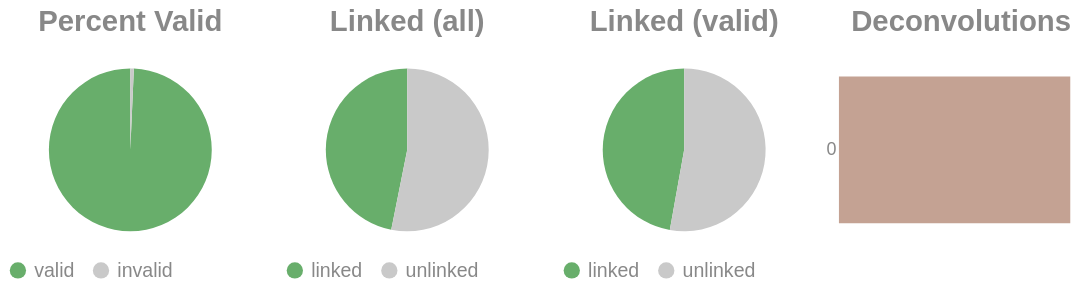

Notebook code for this chart:
### Code cell
if SKIPLR:
    pass
else:
    clash = Counter()
    for i in valids['molecule'].to_list():
        _mol = i.split("-")
        if len(_mol) == 1:
            clash.update('0')
        else:
            clash.update(_mol[-1])

    _d = {"deconvolutions": [], 'count': []}
    for k,v in clash.items():
        _d['deconvolutions'].append(k)
        _d['count'].append(v)

    tot_valid = valids['reads'].sum()
    mask = valids['reads'] >= 2
    n_linked_reads = valids.filter(mask)['reads'].sum()
    if n_linked_reads == 0:
        print_html("No linked molecules (>=2 reads) were detected; skipping linked-only distributions.")
        SKIPLR = True
    else:
        perc_valid = round(tot_valid / n_reads, 4)
        linked_perc_abs = round(n_linked_reads / n_reads, 4)
        linked_perc = round(n_linked_reads / tot_valid, 4)

    _valid = pl.DataFrame({"valids": ['valid', 'invalid'], "count": [tot_valid, n_reads - tot_valid]})
    _linked_abs = pl.DataFrame({"linked (absolute)": ['linked', 'unlinked'], "count": [n_linked_reads, n_reads - n_linked_reads]})
    _linked_rel = pl.DataFrame({"linked (valids)": ['linked', 'unlinked'], "count": [n_linked_reads, tot_valid - n_linked_reads]})

    (
        alt.hconcat(
            piechart(_valid, goodval = 'valid', title = "Percent Valid"),
            piechart(_linked_abs, goodval = "linked", title =  "Linked (all)"),
            piechart(_linked_rel, goodval = "linked", title =  "Linked (valid)"),
            convolutionbar(pl.DataFrame(_d), title = "Deconvolutions"),
            center = True,
            bounds = 'flush'
        )
        .resolve_scale(color='independent')
        .resolve_legend('independent')
        .properties(usermeta={'embedOptions': {"actions": False}})
    ).display()

### Figure 1 — Vega-Lite specification as saved in the notebook (floating-point values rounded to 4 significant figures)
{"width": "container", "height": 400, "config": {"title": {"anchor": "start", "dy": -15, "fontSize": 18, "color": "#888888", "subtitleColor": "#888888", "subtitleFontSize": 14}, "arc": {"fill": "#0072B2"}, "axis": {"domainColor": "#888888", "domainWidth": 0.5, "gridWidth": 0.2, "grid": false, "titleFontWeight": 400, "titleFontSize": 15, "labelFontSize": 11, "labelColor": "#888888", "tickColor": "#888888", "tickWidth": 0.2, "titleColor": "#888888"}, "axisBand": {"grid": false}, "axisX": {"grid": true, "tickSize": 10, "domainCap": "round"}, "axisY": {"domain": false, "grid": true, "tickSize": 0, "domainCap": "round"}, "background": "transparent", "header": {"labelFontSize": 15, "labelColor": "#888888", "titleFontSize": 15, "titleFontWeight": 600, "titleColor": "#888888"}, "legend": {"labelFont": "sans-serif", "labelFontSize": 12, "labelColor": "#888888", "symbolSize": 100, "symbolType": "circle", "titleFontSize": 12, "titlePadding": 10, "titleColor": "#888888", "title": null}, "range": {"category": ["#E69F00", "#56B4E9", "#009E73", "#F0E442", "#0072B2", "#D55E00", "#CC79A7", "#000000"], "diverging": ["#cfe8f3", "#a2d4ec", "#73bfe2", "#46abdb", "#1696d2", "#12719e"]}, "area": {"fill": "#0072B2", "fillOpacity": 0.7, "line": true, "strokeOpacity": 0.7}, "line": {"color": "#0072B2", "stroke": "#0072B2", "strokeWidth": 2}, "trail": {"color": "#0072B2", "stroke": "#0072B2", "strokeWidth": 0, "size": 1}, "point": {"filled": true, "fillOpacity": 1.0, "size": 95}, "text": {"color": "#888888", "fontSize": 11, "align": "right", "fontWeight": 400, "size": 11}, "bar": {"fill": "#0072B2", "stroke": null}, "view": {"stroke": null, "continuousWidth": 660, "continuousHeight": 400}}, "hconcat": [{"data": {"name": "data-e3a6aa323859ff2060367c4ba6e778ff"}, "mark": {"type": "arc"}, "encoding": {"color": {"field": "valids", "legend": {"orient": "bottom", "title": null}, "scale": {"domain": ["valid", "invalid"], "range": ["#68ae6b", "#C9C9C9"]}, "title": "Valids", "type": "nominal"}, "theta": {"field": "count", "type": "quantitative"}, "tooltip": [{"field": "valids", "title": "Valids", "type": "ordinal"}, {"field": "percent", "format": ".2%", "title": "Percent", "type": "quantitative"}, {"field": "count", "title": "Count", "type": "quantitative"}]}, "height": 100, "title": {"text": "Percent Valid", "align": "center", "anchor": "middle"}, "transform": [{"calculate": "datum.count / 13437052", "as": "percent"}], "width": 150}, {"data": {"name": "data-1ad4023b573e0d940792e8b114c6d711"}, "mark": {"type": "arc"}, "encoding": {"color": {"field": "linked (absolute)", "legend": {"orient": "bottom", "title": null}, "scale": {"domain": ["linked", "unlinked"], "range": ["#68ae6b", "#C9C9C9"]}, "title": "Linked (Absolute)", "type": "nominal"}, "theta": {"field": "count", "type": "quantitative"}, "tooltip": [{"field": "linked (absolute)", "title": "Linked (Absolute)", "type": "ordinal"}, {"field": "percent", "format": ".2%", "title": "Percent", "type": "quantitative"}, {"field": "count", "title": "Count", "type": "quantitative"}]}, "height": 100, "title": {"text": "Linked (all)", "align": "center", "anchor": "middle"}, "transform": [{"calculate": "datum.count / 13437052", "as": "percent"}], "width": 150}, {"data": {"name": "data-5c91cf12f265d31ff407381b3d142929"}, "mark": {"type": "arc"}, "encoding": {"color": {"field": "linked (valids)", "legend": {"orient": "bottom", "title": null}, "scale": {"domain": ["linked", "unlinked"], "range": ["#68ae6b", "#C9C9C9"]}, "title": "Linked (Valids)", "type": "nominal"}, "theta": {"field": "count", "type": "quantitative"}, "tooltip": [{"field": "linked (valids)", "title": "Linked (Valids)", "type": "ordinal"}, {"field": "percent", "format": ".2%", "title": "Percent", "type": "quantitative"}, {"field": "count", "title": "Count", "type": "quantitative"}]}, "height": 100, "title": {"text": "Linked (valid)", "align": "center", "anchor": "middle"}, "transform": [{"calculate": "datum.count / 13343767", "as": "percent"}], "width": 150}, {"data": {"name": "data-23eae6ac844e6fef8feb76be2e641616"}, "mark": {"type": "bar"}, "encoding": {"color": {"field": "deconvolutions", "legend": null, "scale": {"scheme": "lightgreyred"}, "type": "nominal"}, "tooltip": [{"field": "deconvolutions", "title": "Deconvolutions", "type": "ordinal"}, {"field": "percent", "format": ".2%", "title": "Percent", "type": "quantitative"}, {"field": "count", "title": "Count", "type": "quantitative"}], "x": {"axis": null, "field": "count", "type": "quantitative"}, "y": {"field": "deconvolutions", "sort": "ascending", "title": null, "type": "nominal"}}, "height": 100, "title": {"text": "Deconvolutions", "align": "center", "anchor": "middle"}, "transform": [{"calculate": "datum.count / 9467285", "as": "percent"}], "width": 150}], "bounds": "flush", "center": true, "resolve": {"legend": {"angle": "independent"}, "scale": {"color": "independent"}}, "usermeta": {"embedOptions": {"actions": false}}, "$schema": "https://vega.github.io/schema/vega-lite/v6.1.0.json", "datasets": {"data-e3a6aa323859ff2060367c4ba6e778ff": [{"valids": "valid", "count": 13343767}, {"valids": "invalid", "count": 93285}], "data-1ad4023b573e0d940792e8b114c6d711": [{"linked (absolute)": "linked", "count": 6295242}, {"linked (absolute)": "unlinked", "count": 7141810}], "data-5c91cf12f265d31ff407381b3d142929": [{"linked (valids)": "linked", "count": 6295242}, {"linked (valids)": "unlinked", "count": 7048525}], "data-23eae6ac844e6fef8feb76be2e641616": [{"deconvolutions": "0", "count": 9467285}]}}
